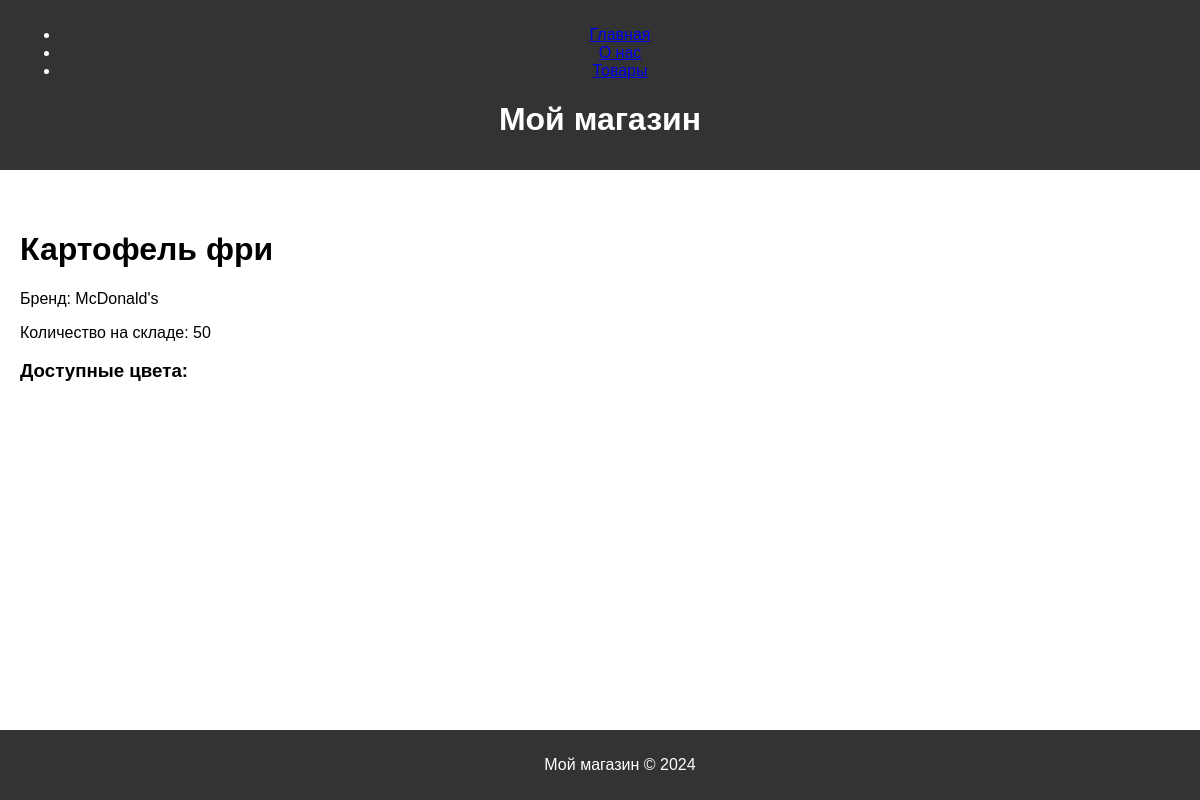
Screenshot of /item/4/ with the database file from the repository.
### MainApp/models.py (models this page shows, shortened)
class Item(models.Model):
    name = models.CharField(max_length=100)
    brand = models.CharField(max_length=100)
    count = models.PositiveIntegerField()
    description = models.TextField(blank=True)
    colors = models.ManyToManyField(Color, related_name='items')

### MainApp/views.py (the view)
# urls.py: path('item/<int:item_id>/', views.item_detail, name='item_detail'),
def item_detail(request, item_id):
    item = get_object_or_404(Item, pk=item_id)
    return render(request, 'item_detail.html', {'item': item})

### templates/item_detail.html (shortened to what this page needs)
{% extends 'base.html' %}
{% block content %}
    <h1>{{ item.name }}</h1>
    <p>Бренд: {{ item.brand }}</p>
    {% if item.count > 0 %}
        <p>Количество на складе: {{ item.count }}</p>
    {% else %}
        <p style="color: red;">Товара нет на складе</p>
    {% endif %}
    <h3>Доступные цвета:</h3>
{% endblock %}

### MainApp/static/MainApp/style.css (style rules this page uses)
body { font-family: Arial, sans-serif; margin: 0; padding: 0; }

### rows the page displays
Item: name "Картофель фри", brand "McDonald's", count "50"
